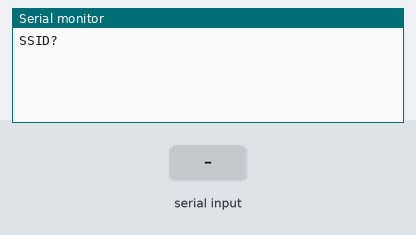
A sketch run on a simulated Arduino MKR. On the bench: the last lines printed to the serial monitor. The test bench sets the inputs (shaded band). WiFi joins after 1.5 s; servers stay silent unless stated.

Above: at 0.8 s.
0.9 s: "1" received over Serial
At 1.8 s:
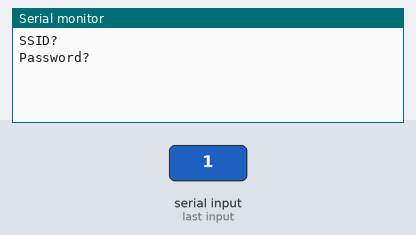
2.4 s: "0" received over Serial
At 3.0 s:
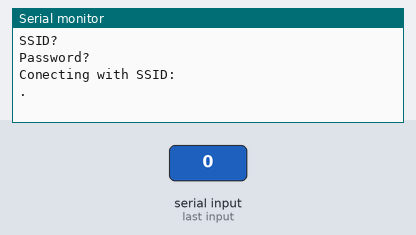

Measured:
- after the input at 0.9 s, the serial monitor: prints a new line at once (image 1)
- after the input at 2.4 s, the serial monitor: prints a new line at once (image 2)

The sketch:

MKREcho.ino
```cpp
#include <WiFi101.h>

char ssid[16]; // SSID
char pwd[16];  // Password
int status = WL_IDLE_STATUS;

// Especificamos la ubicación del servdidor ECHO
char host[] = "10.0.0.1";
byte port = 7;

WiFiClient client;

void setup() {
  // Initialize serial and wait for port to open:
  Serial.begin(9600);
  while (!Serial);

  connectWifi();
  dumpWiFi();
}

void connectWifi() {

  // Verificamos que la Ethernet está disponible.
  // En una MKR1000 nunca debería fallar.
  if (WiFi.status() == WL_NO_SHIELD) {
    Serial.println("WiFi shield not present");
    while (true);
  }

  readSSID(ssid,pwd);

  // Nos conectamos al AP (Raspberry)
  while ( status != WL_CONNECTED) {
    Serial.print(".");
    status = WiFi.begin(ssid, pwd);

    // Espero un poco antess de reintentar la conexión
    delay(5000);
  }
  Serial.println("\nConectado.");

}

void loop() {
  char data[128];

  readValue("\nMessage?",data);
  echo(data);
}

// Enviamos un mensaje al servidor ECHO y esperamos
// a recibir la respuesta
// TODO: Añadir un timeout a la espera de la respuesta
void echo(char *message) {

  // Conectamos con el servidor ECHO
  if (client.connect(host,port)) {
    // Enviamos el mensaje
    Serial.print("Sending:");
    Serial.println(message);
    client.println(message);

    // Esperamos a que llegue la respuesta
    while (!client.available()) {
      delay(50);
      Serial.print(".");
    }
    Serial.println("");

    // Leemos cada uno de los caracteres de la conexión y
    // los volcamos por pantalla
    Serial.print("Receiving:");
      while (client.available()) {
        char c = client.read();
        Serial.write(c);
      }
    Serial.println("");

    // Cerramos la conexión
    client.stop();
  }
}

// Vuelco información básica de la conexión
void dumpWiFi() {

  // Imprimo la SSID de la conexión
  Serial.print("SSID: ");
  Serial.println(WiFi.SSID());

  // Imprimo la configuración de red
  IPAddress ip = WiFi.localIP();
  Serial.print("IP address:  ");
  Serial.println(ip);

  Serial.print("Subnet mask: ");
  Serial.println((IPAddress)WiFi.subnetMask());

  Serial.print("Gateway IP:  ");
  Serial.println((IPAddress)WiFi.gatewayIP());

}

// Leo el SSD la contraseña
void readSSID(char *ssid, char *pwd) {
  readValue("SSID?",ssid);
  readValue("Password?",pwd);

  Serial.print("Conecting with SSID: ");
  Serial.println(ssid);
}

// Leo un parámetro de la consola
// TODO: Validar que no llegan más caracteres de los esperados
void readValue(char *msg, char *data) {

  // Mostramos el mensaje
  Serial.println(msg);
  // Esperamos a que lleguen caracteres
  while(!Serial.available());

  // Leemos los caracteres
  int n = Serial.available();
  for(int i=0; i<n; i++) {
    data[i] = Serial.read();
  }

  // Terminamos la cadena.
  // Sé que tendría que ser data[n] pero así evito el CR final.
  data[n-1] = '\0';

}
```
